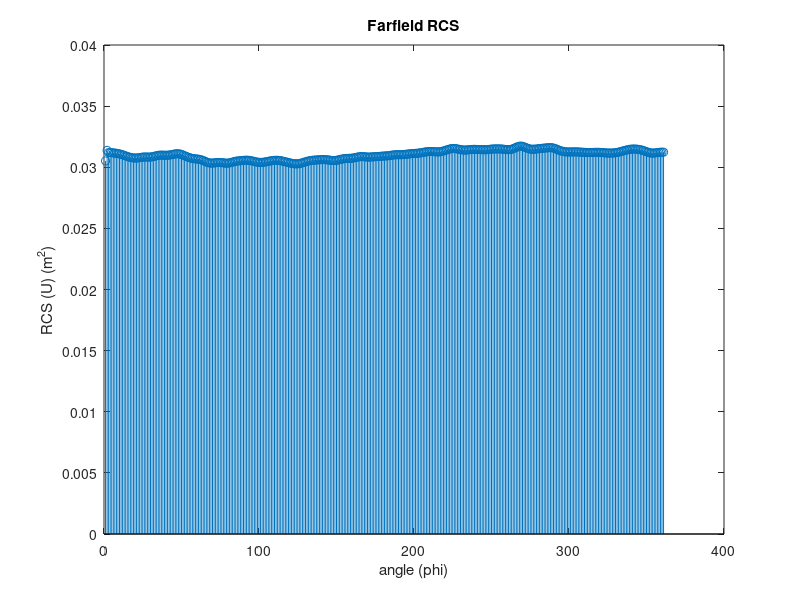

Reproduce this figure in MATLAB.
clear

%%%%%%%%%%%%%%%%%%%%%%%%%%
%{
xlsFile='dataX.xls';
[fileType, sheets] = xlsfinfo(dataX);
%}
%%%%%%%%%%%%%%%%%%%%%%%%%

load dataX.txt;
data = load('data.txt');
data1 = load('dataX.txt');
data2 = load('dataY.txt');

%%%%%%%%%%%%%%%%%%%%%%%%%%%


Y = data1(:,1);

stem(Y);

xlabel('angle (phi)');
ylabel('RCS (U) (m^2)');
title('Farfield RCS');

